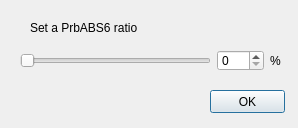
<?xml version="1.0" encoding="UTF-8"?>
<ui version="4.0">
 <class>Dialog</class>
 <widget class="QDialog" name="Dialog">
  <property name="geometry">
   <rect>
    <x>0</x>
    <y>0</y>
    <width>298</width>
    <height>128</height>
   </rect>
  </property>
  <property name="windowTitle">
   <string>Ratio set</string>
  </property>
  <widget class="QPushButton" name="pushButton">
   <property name="geometry">
    <rect>
     <x>210</x>
     <y>90</y>
     <width>75</width>
     <height>23</height>
    </rect>
   </property>
   <property name="text">
    <string>OK</string>
   </property>
  </widget>
  <widget class="QLabel" name="label">
   <property name="geometry">
    <rect>
     <x>30</x>
     <y>20</y>
     <width>201</width>
     <height>16</height>
    </rect>
   </property>
   <property name="text">
    <string>Set a PrbABS6 ratio</string>
   </property>
  </widget>
  <widget class="QWidget" name="">
   <property name="geometry">
    <rect>
     <x>20</x>
     <y>50</y>
     <width>261</width>
     <height>21</height>
    </rect>
   </property>
   <layout class="QHBoxLayout" name="horizontalLayout_2">
    <item>
     <widget class="QSlider" name="horizontalSlider">
      <property name="orientation">
       <enum>Qt::Horizontal</enum>
      </property>
     </widget>
    </item>
    <item>
     <widget class="QSpinBox" name="spinBox">
      <property name="maximum">
       <number>100</number>
      </property>
     </widget>
    </item>
    <item>
     <layout class="QHBoxLayout" name="horizontalLayout">
      <item>
       <widget class="QLabel" name="label_2">
        <property name="text">
         <string>%</string>
        </property>
       </widget>
      </item>
     </layout>
    </item>
   </layout>
  </widget>
 </widget>
 <resources/>
 <connections/>
</ui>
